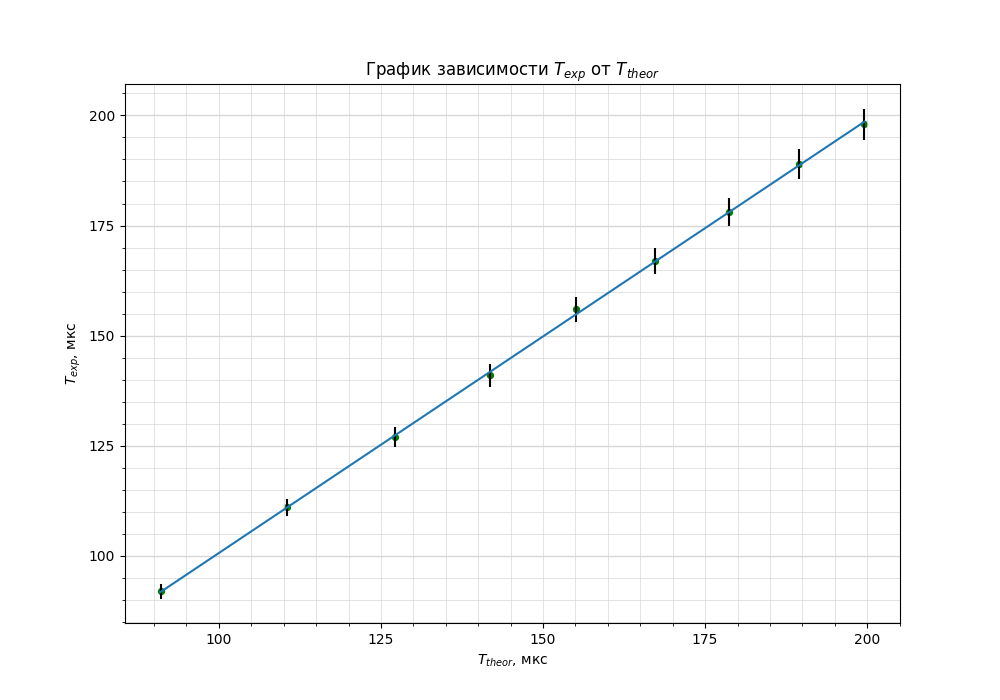

Write Python code to recreate this figure.
import numpy as np
import matplotlib.pyplot as plt
from matplotlib.ticker import MultipleLocator
import math as math

plt.figure(figsize=(10,7))  #Размер изображения
plt.title('График зависимости $T_{exp}$ от $T_{theor}$') # Заголовок

x = [2.1, 3.1, 4.1, 5.1, 6.1, 7.1, 8.1, 9.1, 10.1] # Координата x
y = [92, 111, 127, 141, 156, 167, 178, 189, 198] # Координата y

x = [2*3.14*math.sqrt(100*_x) for _x in x]

plt.scatter(x, y, s=18, c='green')  # Экспериментальные точки на графике

plt.xlabel('$T_{theor}$, мкс') # Подпись абсцисс
plt.ylabel('$T_{exp}$, мкс') # Подпись ординат

yerr = [0.018*_y for _y in y]  # Погрешность по y
xerr = [0.05 for _x in x] # Погрешность по x
plt.errorbar(x, y, xerr=xerr, yerr=yerr, fmt=" ", color='k')

p = np.polyfit(x, y, deg=1) # Построение кривой по мнк
p_f = np.poly1d(p)
plt.plot(x, p_f(x))
print(p_f)


DP = 2
ax = plt.gca()

## Характеристики сетки

ax.yaxis.set_minor_locator(MultipleLocator(5))
ax.yaxis.set_major_locator(MultipleLocator(25))
ax.xaxis.set_minor_locator(MultipleLocator(5))
ax.xaxis.set_major_locator(MultipleLocator(25))
ax.yaxis.grid(True,'major',linewidth=2/DP,linestyle='-',color='#d7d7d7')
ax.xaxis.grid(True,'minor',linewidth=1/DP,linestyle='-',color='#d7d7d7')
ax.yaxis.grid(True,'minor',linewidth=1/DP,linestyle='-',color='#d7d7d7')
ax.xaxis.grid(True,'major',linewidth=1/DP,linestyle='-',color='#d7d7d7',zorder=0)

plt.savefig('plot_periods')